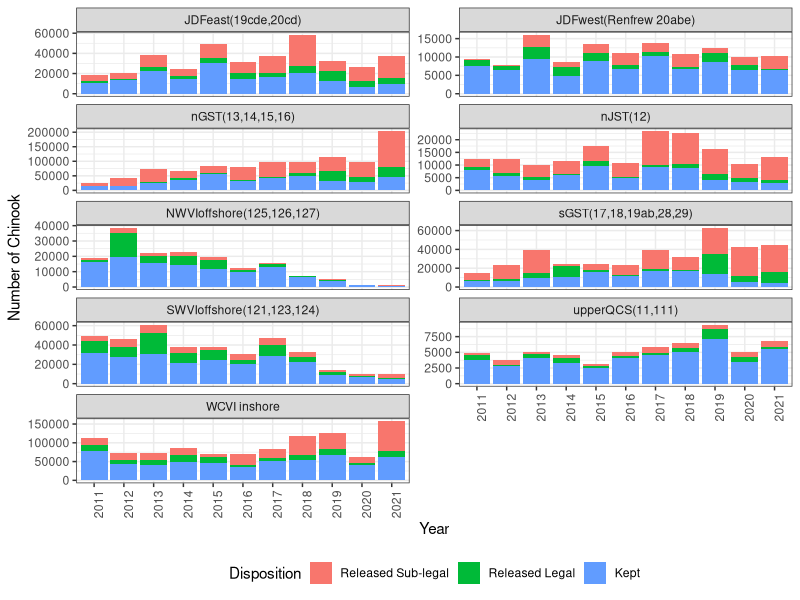
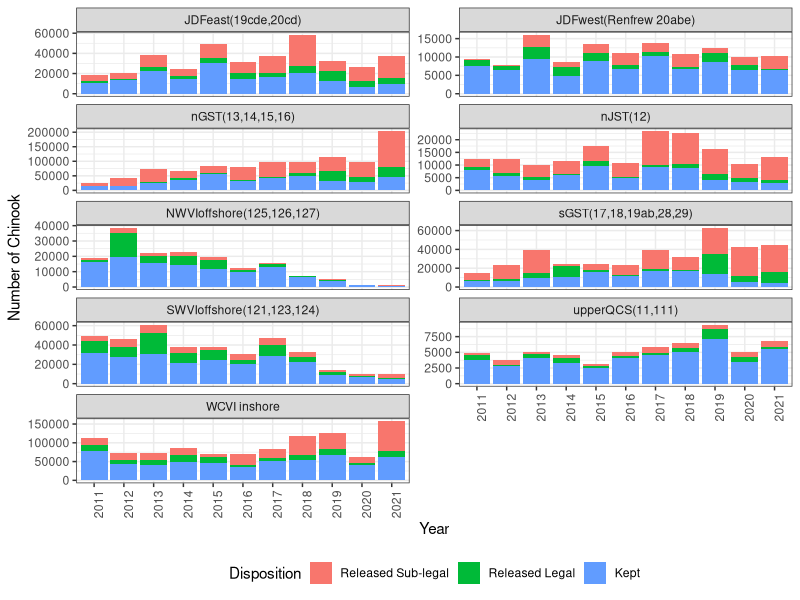

The R source for these figures, in order:
setwd("C:/Users/Andy1/Documents/R/coastland/SBC CHINOOK/")

options(scipen=1000)
library(data.table)
library(tidyverse)
library(RColorBrewer)
library(ggpubr)
library(stringr)
library(patchwork)
library(ggplot2)
library(dplyr)
require(readxl)

dir()
data<-fread("updated catch and release data.csv",header=TRUE)

gg.data<-data%>%pivot_longer(3:13,names_to="Year",values_to="Fish")
gg.data$Disposition<-factor(gg.data$Disposition,levels=c("Released Sub-legal","Released Legal","Kept"))

ggplot(gg.data,aes(x=Year,y=Fish,fill=Disposition))+
  geom_col()+
  facet_wrap(~Area,ncol=2,scales="free_y")+
  labs(y="Number of Chinook")+
  theme_bw()+
  theme(legend.position = "bottom",axis.text.x = element_text(angle=90))
  
ggsave("catch and releases-by region-updated 2021 info.png",dpi=600,height=9,width=7)


gg.data
